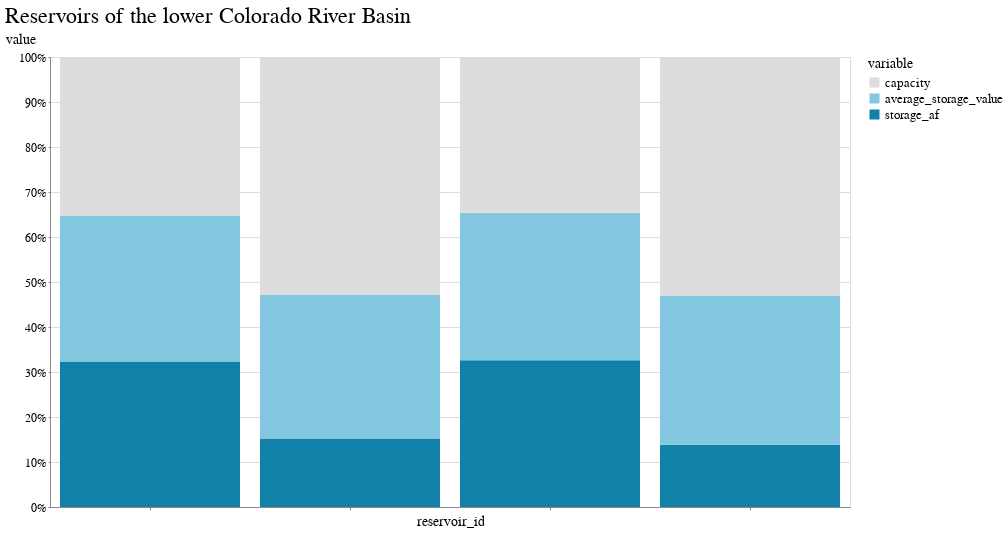

This figure's notebook cell:
### Code cell
domain = ["capacity", "average_storage_value", "storage_af", ]
range_ = ['#ddd', '#83c6e0', '#1281aa', ]

alt.Chart(melt).mark_bar().encode(
    x=alt.X('reservoir_id', axis=alt.Axis(labels=False)),
    y=alt.Y('value',stack="normalize"),
    order="bar_order",
    color=alt.Color(
        'variable', 
        scale=alt.Scale(domain=domain, range=range_), 
        #sort='descending'
    ),
    tooltip=["reservoir_id"]
).properties(title="Reservoirs of the lower Colorado River Basin")

### Figure 1 — Vega-Lite specification as saved in the notebook (floating-point values rounded to 4 significant figures)
{"config": {"view": {"width": 800, "height": 450}, "background": "#ffffff", "title": {"anchor": "start", "font": "BentonGothic-Bold, sans", "fontColor": "#000000", "fontSize": 22, "fontWeight": "normal"}, "arc": {"fill": "#82c6df"}, "area": {"fill": "#82c6df"}, "line": {"stroke": "#82c6df", "strokeWidth": 3}, "path": {"stroke": "#82c6df"}, "rect": {"fill": "#82c6df"}, "shape": {"stroke": "#82c6df"}, "bar": {"fill": "#82c6df"}, "point": {"stroke": "#82c6df"}, "symbol": {"fill": "#82c6df", "size": 30}, "axis": {"titleFont": "BentonGothic-Bold, sans", "titleFontSize": 14, "titleFontWeight": "normal", "labelFont": "BentonGothic, sans", "labelFontSize": 12, "labelFontWeight": "normal"}, "axisX": {"labelAngle": 0, "labelPadding": 4, "tickSize": 3}, "axisY": {"labelBaseline": "middle", "maxExtent": 45, "minExtent": 45, "tickSize": 2, "titleAlign": "left", "titleAngle": 0, "titleX": -45, "titleY": -11}, "legend": {"titleFont": "BentonGothic-Bold, sans", "titleFontSize": 14, "titleFontWeight": "normal", "symbolType": "square", "labelFont": "BentonGothic, sans", "labelFontSize": 13}, "range": {"category": ["#3580b1", "#ec8431", "#ab7fb4", "#c89d29", "#adc839", "#829eb1"], "diverging": ["#e68a4f", "#f4bb6a", "#f9e39c", "#dadfe2", "#a6b7c6", "#849eae"], "heatmap": ["#fbf2c7", "#f9e39c", "#f8d36e", "#f4bb6a", "#e68a4f", "#d15a40", "#ab4232"], "ordinal": ["#fbf2c7", "#f9e39c", "#f8d36e", "#f4bb6a", "#e68a4f", "#d15a40", "#ab4232"], "ramp": ["#fbf2c7", "#f9e39c", "#f8d36e", "#f4bb6a", "#e68a4f", "#d15a40", "#ab4232"]}}, "data": {"name": "data-6a8b08a3e1ee1bb80524164620c0a627"}, "mark": "bar", "encoding": {"color": {"field": "variable", "scale": {"domain": ["capacity", "average_storage_value", "storage_af"], "range": ["#ddd", "#83c6e0", "#1281aa"]}, "type": "nominal"}, "order": {"field": "bar_order", "type": "quantitative"}, "tooltip": [{"field": "reservoir_id", "type": "nominal"}], "x": {"axis": {"labels": false}, "field": "reservoir_id", "type": "nominal"}, "y": {"field": "value", "stack": "normalize", "type": "quantitative"}}, "title": "Reservoirs of the lower Colorado River Basin", "$schema": "https://vega.github.io/schema/vega-lite/v4.17.0.json", "datasets": {"data-6a8b08a3e1ee1bb80524164620c0a627": [{"reservoir_id": "MHV", "variable": "storage_af", "value": 1708000.0, "bar_order": 1}, {"reservoir_id": "PWL", "variable": "storage_af", "value": 6346000.0, "bar_order": 1}, {"reservoir_id": "MEA", "variable": "storage_af", "value": 7517000.0, "bar_order": 1}, {"reservoir_id": "HVS", "variable": "storage_af", "value": 593200.0, "bar_order": 1}, {"reservoir_id": "MHV", "variable": "average_storage_value", "value": 1716000.0, "bar_order": 2}, {"reservoir_id": "PWL", "variable": "average_storage_value", "value": 15120000.0, "bar_order": 2}, {"reservoir_id": "MEA", "variable": "average_storage_value", "value": 15790000.0, "bar_order": 2}, {"reservoir_id": "HVS", "variable": "average_storage_value", "value": 593800.0, "bar_order": 2}, {"reservoir_id": "MHV", "variable": "capacity", "value": 1810000.0, "bar_order": 3}, {"reservoir_id": "PWL", "variable": "capacity", "value": 24320000.0, "bar_order": 3}, {"reservoir_id": "MEA", "variable": "capacity", "value": 26160000.0, "bar_order": 3}, {"reservoir_id": "HVS", "variable": "capacity", "value": 648000.0, "bar_order": 3}]}}
